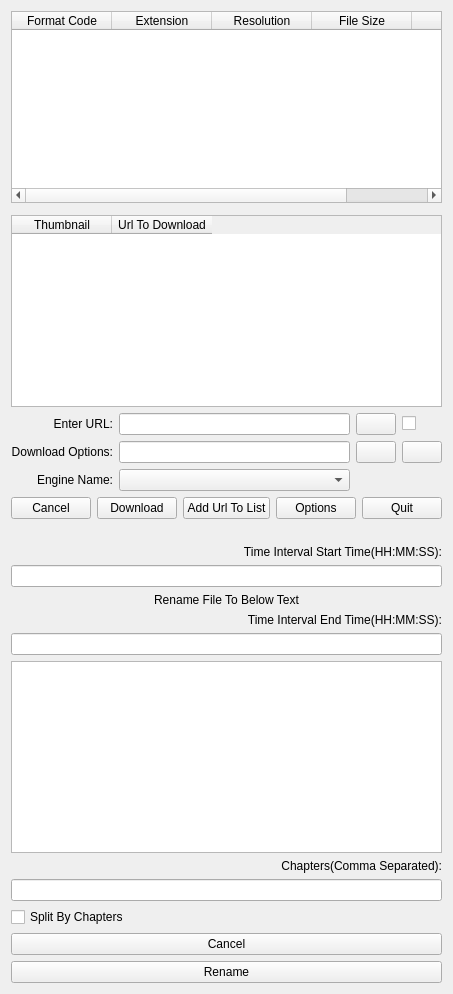
      <widget class="QWidget" name="tabBatchDownloader">
       <attribute name="title">
        <string>Batch Downloader</string>
       </attribute>
       <layout class="QVBoxLayout" name="verticalLayout_2">
        <item>
         <widget class="QTableWidget" name="TableWidgetBatchDownloaderList">
          <property name="editTriggers">
           <set>QAbstractItemView::EditTrigger::NoEditTriggers</set>
          </property>
          <property name="tabKeyNavigation">
           <bool>false</bool>
          </property>
          <property name="showDropIndicator" stdset="0">
           <bool>false</bool>
          </property>
          <property name="selectionBehavior">
           <enum>QAbstractItemView::SelectionBehavior::SelectRows</enum>
          </property>
          <attribute name="verticalHeaderMinimumSectionSize">
           <number>72</number>
          </attribute>
          <attribute name="verticalHeaderDefaultSectionSize">
           <number>72</number>
          </attribute>
          <column>
           <property name="text">
            <string notr="true">Format Code</string>
           </property>
          </column>
          <column>
           <property name="text">
            <string notr="true">Extension</string>
           </property>
          </column>
          <column>
           <property name="text">
            <string notr="true">Resolution</string>
           </property>
          </column>
          <column>
           <property name="text">
            <string>File Size</string>
           </property>
          </column>
          <column>
           <property name="text">
            <string notr="true">Note</string>
           </property>
          </column>
         </widget>
        </item>
        <item>
         <widget class="QFrame" name="BDFrame">
          <property name="autoFillBackground">
           <bool>true</bool>
          </property>
          <property name="frameShape">
           <enum>QFrame::Shape::StyledPanel</enum>
          </property>
          <property name="frameShadow">
           <enum>QFrame::Shadow::Raised</enum>
          </property>
          <widget class="QPushButton" name="pbBatchDownloaderSet">
           <property name="geometry">
            <rect>
             <x>390</x>
             <y>440</y>
             <width>161</width>
             <height>33</height>
            </rect>
           </property>
           <property name="text">
            <string>Set</string>
           </property>
          </widget>
          <widget class="QPushButton" name="pbCancelBatchDownloder">
           <property name="geometry">
            <rect>
             <x>220</x>
             <y>440</y>
             <width>161</width>
             <height>33</height>
            </rect>
           </property>
           <property name="text">
            <string>Cancel</string>
           </property>
          </widget>
         </widget>
        </item>
        <item>
         <widget class="QTableWidget" name="tableWidgetBD">
          <property name="editTriggers">
           <set>QAbstractItemView::EditTrigger::NoEditTriggers</set>
          </property>
          <property name="selectionMode">
           <enum>QAbstractItemView::SelectionMode::NoSelection</enum>
          </property>
          <property name="showGrid">
           <bool>false</bool>
          </property>
          <attribute name="verticalHeaderMinimumSectionSize">
           <number>72</number>
          </attribute>
          <attribute name="verticalHeaderDefaultSectionSize">
           <number>72</number>
          </attribute>
          <column>
           <property name="text">
            <string>Thumbnail</string>
           </property>
          </column>
          <column>
           <property name="text">
            <string>Url To Download</string>
           </property>
          </column>
         </widget>
        </item>
        <item>
         <layout class="QGridLayout" name="gridLayout">
          <item row="2" column="0">
           <widget class="QLabel" name="labelBDEngineName">
            <property name="text">
             <string>Engine Name:</string>
            </property>
            <property name="alignment">
             <set
                                                    >Qt::AlignmentFlag::AlignRight|Qt::AlignmentFlag::AlignTrailing|Qt::AlignmentFlag::AlignVCenter</set>
            </property>
            <property name="wordWrap">
             <bool>true</bool>
            </property>
           </widget>
          </item>
          <item row="1" column="0">
           <widget class="QLabel" name="labelBDEnterOptions">
            <property name="text">
             <string>Download Options:</string>
            </property>
            <property name="alignment">
             <set
                                                    >Qt::AlignmentFlag::AlignRight|Qt::AlignmentFlag::AlignTrailing|Qt::AlignmentFlag::AlignVCenter</set>
            </property>
            <property name="wordWrap">
             <bool>true</bool>
            </property>
           </widget>
          </item>
          <item row="0" column="1">
           <widget class="QLineEdit" name="lineEditBDUrl" />
          </item>
          <item row="1" column="1">
           <widget class="QLineEdit" name="lineEditBDUrlOptions" />
          </item>
          <item row="0" column="0">
           <widget class="QLabel" name="labelBDEnterUrl">
            <property name="text">
             <string>Enter URL:</string>
            </property>
            <property name="alignment">
             <set
                                                    >Qt::AlignmentFlag::AlignRight|Qt::AlignmentFlag::AlignTrailing|Qt::AlignmentFlag::AlignVCenter</set>
            </property>
            <property name="wordWrap">
             <bool>true</bool>
            </property>
           </widget>
          </item>
          <item row="2" column="1">
           <widget class="QComboBox" name="cbEngineTypeBD">
            <property name="sizePolicy">
             <sizepolicy hsizetype="Expanding" vsizetype="Fixed">
              <horstretch>0</horstretch>
              <verstretch>0</verstretch>
             </sizepolicy>
            </property>
            <property name="currentText">
             <string notr="true" />
            </property>
           </widget>
          </item>
          <item row="0" column="2">
           <widget class="QPushButton" name="pbBDPasteClipboard">
            <property name="toolTip">
             <string>Paste Clipboard Url</string>
            </property>
            <property name="text">
             <string />
            </property>
           </widget>
          </item>
          <item row="0" column="3">
           <widget class="QCheckBox" name="cbBDMonitorClipboardContent">
            <property name="toolTip">
             <string>Monitor Clipboard For Url</string>
            </property>
            <property name="text">
             <string />
            </property>
           </widget>
          </item>
          <item row="1" column="2">
           <widget class="QPushButton" name="pbBDOptionsHistory">
            <property name="toolTip">
             <string>Recently Used</string>
            </property>
            <property name="text">
             <string />
            </property>
           </widget>
          </item>
          <item row="1" column="3">
           <widget class="QPushButton" name="pbBDOptionsDownload">
            <property name="toolTip">
             <string>Set Download Options</string>
            </property>
            <property name="text">
             <string />
            </property>
           </widget>
          </item>
         </layout>
        </item>
        <item>
         <layout class="QHBoxLayout" name="horizontalLayout_3">
          <item>
           <widget class="QPushButton" name="pbBDCancel">
            <property name="text">
             <string>Cancel</string>
            </property>
           </widget>
          </item>
          <item>
           <widget class="QPushButton" name="pbBDDownload">
            <property name="text">
             <string>Download</string>
            </property>
           </widget>
          </item>
          <item>
           <widget class="QPushButton" name="pbBDAdd">
            <property name="text">
             <string>Add Url To List</string>
            </property>
           </widget>
          </item>
          <item>
           <widget class="QPushButton" name="pbBDOptions">
            <property name="text">
             <string>Options</string>
            </property>
           </widget>
          </item>
          <item>
           <widget class="QPushButton" name="pbBDQuit">
            <property name="text">
             <string>Quit</string>
            </property>
           </widget>
          </item>
         </layout>
        </item>
        <item>
         <widget class="QLabel" name="labelWidgetOverMainTable">
          <property name="autoFillBackground">
           <bool>true</bool>
          </property>
          <property name="text">
           <string />
          </property>
         </widget>
        </item>
        <item>
         <widget class="QLabel" name="label_8">
          <property name="text">
           <string>Time Interval Start Time(HH:MM:SS):</string>
          </property>
          <property name="alignment">
           <set
                                            >Qt::AlignmentFlag::AlignRight|Qt::AlignmentFlag::AlignTrailing|Qt::AlignmentFlag::AlignVCenter</set>
          </property>
          <property name="wordWrap">
           <bool>true</bool>
          </property>
         </widget>
        </item>
        <item>
         <widget class="QLineEdit" name="lineEditStartTimeInterval" />
        </item>
        <item>
         <widget class="QLabel" name="labelBDSetNewFileName">
          <property name="text">
           <string>Rename File To Below Text</string>
          </property>
          <property name="alignment">
           <set>Qt::AlignmentFlag::AlignCenter</set>
          </property>
         </widget>
        </item>
        <item>
         <widget class="QLabel" name="label_9">
          <property name="text">
           <string>Time Interval End Time(HH:MM:SS):</string>
          </property>
          <property name="alignment">
           <set
                                            >Qt::AlignmentFlag::AlignRight|Qt::AlignmentFlag::AlignTrailing|Qt::AlignmentFlag::AlignVCenter</set>
          </property>
          <property name="wordWrap">
           <bool>true</bool>
          </property>
         </widget>
        </item>
        <item>
         <widget class="QLineEdit" name="lineEditEndTimeInterval" />
        </item>
        <item>
         <widget class="QPlainTextEdit" name="plainTextEditBD">
          <property name="placeholderText">
           <string notr="true" />
          </property>
         </widget>
        </item>
        <item>
         <widget class="QLabel" name="label_7">
          <property name="text">
           <string>Chapters(Comma Separated):</string>
          </property>
          <property name="alignment">
           <set
                                            >Qt::AlignmentFlag::AlignRight|Qt::AlignmentFlag::AlignTrailing|Qt::AlignmentFlag::AlignVCenter</set>
          </property>
          <property name="wordWrap">
           <bool>true</bool>
          </property>
         </widget>
        </item>
        <item>
         <widget class="QLineEdit" name="lineEditChapters" />
        </item>
        <item>
         <widget class="QCheckBox" name="cbSplitByChapters">
          <property name="text">
           <string>Split By Chapters</string>
          </property>
         </widget>
        </item>
        <item>
         <widget class="QPushButton" name="pbCancelSetTimeInterval">
          <property name="text">
           <string>Cancel</string>
          </property>
         </widget>
        </item>
        <item>
         <widget class="QPushButton" name="pbSetTimeIntervals">
          <property name="text">
           <string>Rename</string>
          </property>
         </widget>
        </item>
       </layout>
      </widget>
